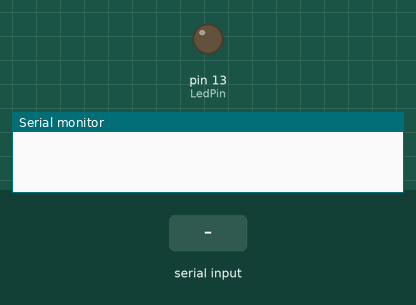
A sketch run on a simulated Arduino Uno, built with avr-gcc and run on an emulated ATmega328P. Shown: output pins drawn as LEDs (lit = HIGH), the last lines printed to the serial monitor. The test bench sets the inputs (shaded band).

Above: at 1.2 s.
1.3 s: "B" received over Serial
At 2.5 s:
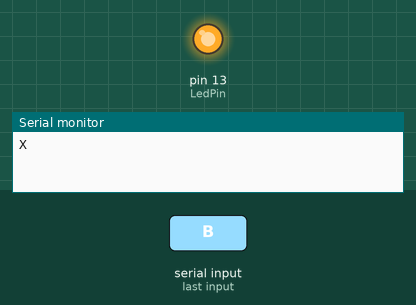
2.8 s: "1" received over Serial
At 3.2 s:
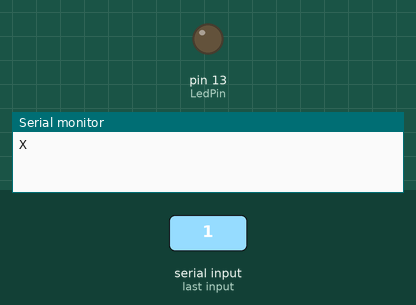
Timing chart, 0 to 5.8 s (numbered marks = the images above; inputs shaded):
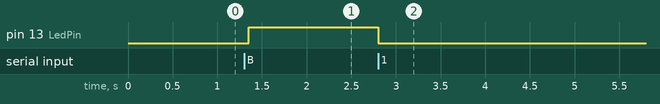

Measured:
- after the input at 1.3 s, pin 13 (LedPin): LOW → HIGH after 0.05 s
- after the input at 2.8 s, pin 13 (LedPin): HIGH → LOW at once

The sketch:

test_serial.ino
```cpp
const int LedPin = 13;
int ledState = 0;

void setup()
{
  pinMode(LedPin, OUTPUT);

  Serial.begin(9600);

}

void loop()
{
    unsigned char receiveVal;

    if(Serial.available() > 0)
    {
        receiveVal = Serial.read();

       if(receiveVal == 66)
       {
        Serial.write(88);
        ledState = 1;
        }
       else
          ledState = 0;
    }

    digitalWrite(LedPin, ledState);

    delay(50);
}
```
